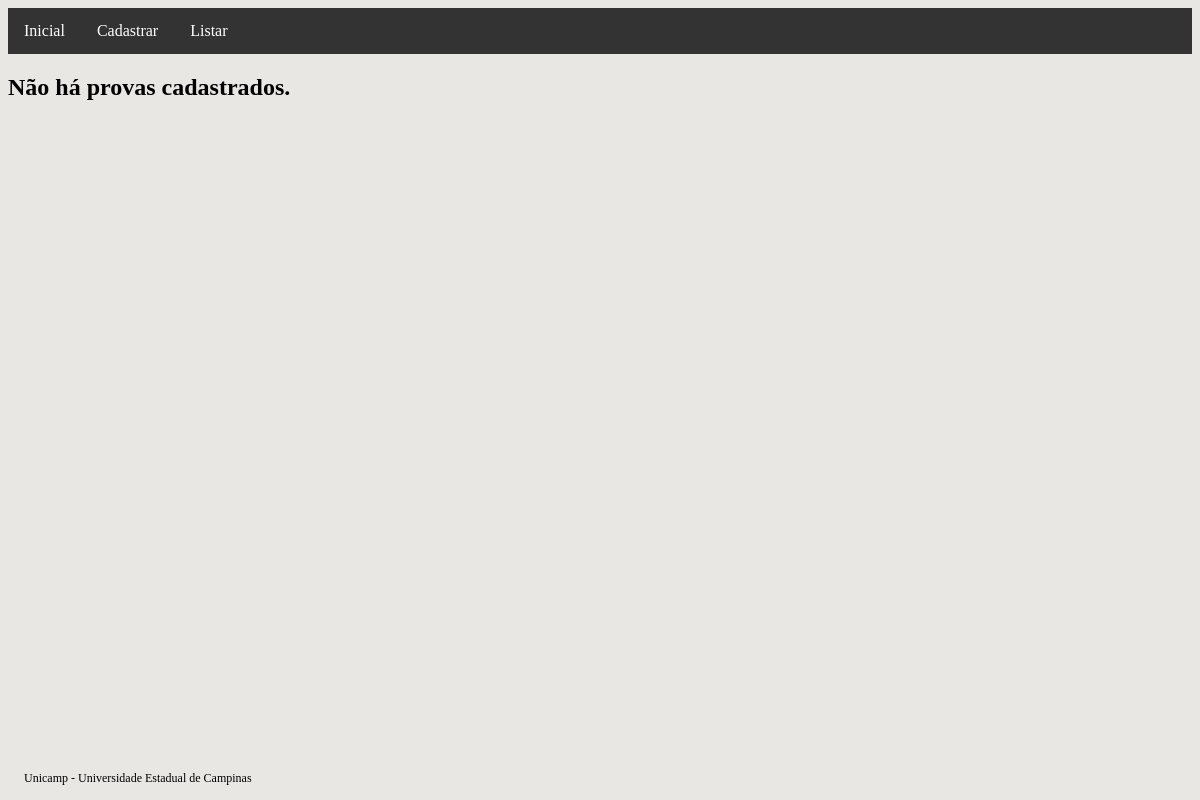
Page /prova-list on the earlier database version.
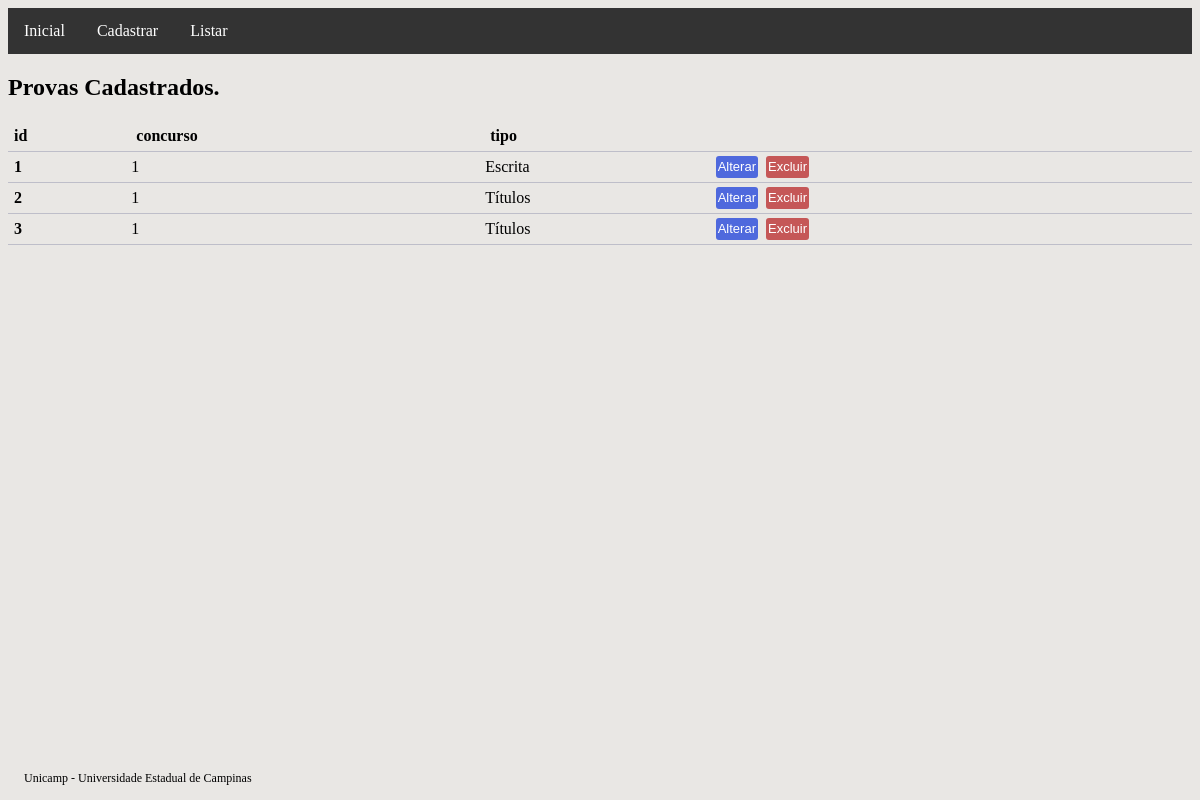
Same page on the later database version.
### main/models.py (models this page shows)
class Prova(models.Model):
    concurso = models.BigIntegerField(null=False, blank=False)
    tipo = models.ForeignKey(Tipo, on_delete=models.CASCADE)

class Tipo(models.Model):
    peso = models.DecimalField(max_digits=5, decimal_places=2)
    descricao = models.CharField(max_length=100, db_index=True)

### main/views.py (the view)
# urls.py: path('prova-list', CadastroProvaList.as_view(template_name='prova_list.html'), name='prova_list'),
class CadastroProvaList(ListView):
    model = Prova

### main/templates/prova_list.html (shortened to what this page needs)
{% extends "base.html" %}
{% block conteudo %}
{% if prova_list %}
<h2>Provas Cadastrados.</h2>
<table class="tabela">
    <thead>
        <tr>
            <th>id</th>
            <th>concurso</th>
            <th>tipo</th>
        </tr>
    </thead>
    <tbody>
        {% for n in prova_list %}
        <tr>
            <th scope="row">{{ n.pk }}</th>
            <td>{{ n.concurso }}</td>
            <td>{{ n.tipo.descricao }}</td>
            <td>
                <a href="{% url 'prova_update' pk=n.pk %}"><button class="botao_confirmar">Alterar</button></a>
                <a href="{% url 'prova_delete' pk=n.pk %}"><button class="botao_aviso">Excluir</button></a>
            </td>
        </tr>
        {% endfor %}
    </tbody>
</table>
{% else %}
<h2>Não há provas cadastrados.</h2>
{% endif %}
{% endblock conteudo %}

### main/templates/base.html (shortened to what this page needs)
{% load static %}
<!doctype html>
<html>
<head>
    <link rel="stylesheet" type="text/css" href="{% static 'css/main.css' %}">
</head>
<body>
    {% include 'snippets/barraNavegacao.html' %}
    {% block conteudo %}
    {% endblock conteudo %}
    {% include 'snippets/rodape.html' %}
</body>
</html>

### templates/snippets/barraNavegacao.html (shortened to what this page needs)
<div class="navbar">
    <a href="{% url 'index' %}">Inicial</a>
    <div class="dropdown">
        <button class="dropbtn">Cadastrar</button>
    </div>
    <div class="dropdown">
        <button class="dropbtn">Listar</button>
    </div>
</div>

### templates/snippets/rodape.html (shortened to what this page needs)
<footers class="rodape">
    <nav>Unicamp - Universidade Estadual de Campinas</nav>

### static/css/main.css (style rules this page uses)
body { background-color: rgb(233, 231, 228); }
.rodape { color: #000000; text-align: left; padding: 14px 16px; font-size: 12px; position: fixed; bottom: 0; width: 100%; }
.botao_confirmar { border-style: none; border-radius: 3px; color: #ffffff; background-color: #4f69dd; text-align: center; text-decoration: none; font-family: sans-serif; font-size: 13px; margin: 2px 2px; padding: 2px; height: 22px; width: auto; }
.botao_aviso { border: none; border-radius: 3px; color: #ffffff; background-color: #c55757; text-align: center; text-decoration: none; font-family: sans-serif; font-size: 13px; margin: 2px 2px; padding: 2px; height: 22px; width: auto; }
.tabela { border-collapse: collapse; width: 100%; }
.tabela th, tr { padding: 6px; text-align: left; border-bottom: 1px solid #bebec9; }
.navbar { overflow: hidden; background-color: #333; }
.navbar a { float: left; font-size: 16px; color: white; text-align: center; padding: 14px 16px; text-decoration: none; }
.dropdown { float: left; overflow: hidden; }
.dropdown .dropbtn { font-size: 16px; border: none; outline: none; color: white; padding: 14px 16px; background-color: inherit; font-family: inherit; margin: 0; }

Differences in the rows shown:
added Prova: pk "1", concurso "1", tipo.descricao "Escrita"
added Prova: pk "2", concurso "1", tipo.descricao "Títulos"
added Prova: pk "3", concurso "1", tipo.descricao "Títulos"
Other differences:
text no longer shown: "Não há provas cadastrados."
text now shown: "Provas Cadastrados. id concurso tipo"
